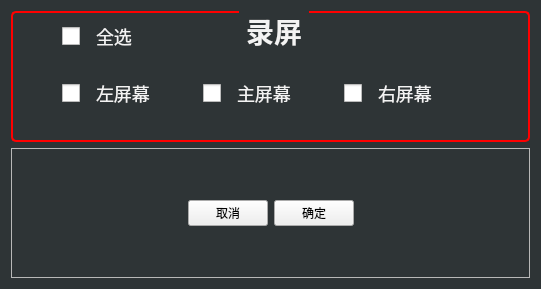
<?xml version="1.0" encoding="UTF-8"?>
<ui version="4.0">
 <class>saveGifForm</class>
 <widget class="QWidget" name="saveGifForm">
  <property name="geometry">
   <rect>
    <x>0</x>
    <y>0</y>
    <width>541</width>
    <height>289</height>
   </rect>
  </property>
  <property name="windowTitle">
   <string>Form</string>
  </property>
  <property name="styleSheet">
   <string notr="true">QWidget#saveGifForm{
background-color: rgb(46, 52, 54);
}
</string>
  </property>
  <layout class="QGridLayout" name="gridLayout">
   <item row="0" column="0">
    <layout class="QVBoxLayout" name="verticalLayout">
     <item>
      <widget class="QGroupBox" name="groupBox_screenRecord">
       <property name="enabled">
        <bool>true</bool>
       </property>
       <property name="font">
        <font>
         <family>楷体</family>
         <pointsize>-1</pointsize>
         <weight>75</weight>
         <italic>false</italic>
         <bold>true</bold>
        </font>
       </property>
       <property name="layoutDirection">
        <enum>Qt::LeftToRight</enum>
       </property>
       <property name="styleSheet">
        <string notr="true">QGroupBox#groupBox_screenRecord
{
color: rgb(243, 243, 243);
border: 2px solid red;
border-radius:5px;
font:bold 28px;
 margin-top:2ex;
font-family:楷体;
font:bold 28px;
}
 
QGroupBox#groupBox_screenRecord::title
{
subcontrol-origin:margin;
subcontrol-position:top center;
padding:0 3px;
}
QGroupBox#groupBox_screenRecord::indicator {
    /* 选择框尺寸 */
    width:23px;
    height:23px;
}
/*这是对CheckBox的样式进行设定*/
/*QGroupBox::indicator:unchecked {
    image: url(:/Ampctrl/Recources/image/UnCheck_.png);
 /*image: url(:/Ampctrl/Recources/image/UCheckIn.png);
}*/
/*QGroupBox::indicator:checked {
    image: url(:/Ampctrl/Recources/image/Check_.png);
 image: url(:/Ampctrl/Recources/image/CheckIn.png);
} */</string>
       </property>
       <property name="title">
        <string>录屏</string>
       </property>
       <property name="alignment">
        <set>Qt::AlignBottom|Qt::AlignRight|Qt::AlignTrailing</set>
       </property>
       <property name="flat">
        <bool>false</bool>
       </property>
       <property name="checkable">
        <bool>false</bool>
       </property>
       <property name="checked">
        <bool>false</bool>
       </property>
       <layout class="QGridLayout" name="gridLayout_2">
        <item row="0" column="0">
         <layout class="QHBoxLayout" name="horizontalLayout_3">
          <item>
           <spacer name="horizontalSpacer_6">
            <property name="orientation">
             <enum>Qt::Horizontal</enum>
            </property>
            <property name="sizeType">
             <enum>QSizePolicy::Fixed</enum>
            </property>
            <property name="sizeHint" stdset="0">
             <size>
              <width>40</width>
              <height>20</height>
             </size>
            </property>
           </spacer>
          </item>
          <item>
           <widget class="QCheckBox" name="checkBox_allselect">
            <property name="styleSheet">
             <string notr="true">QCheckBox#checkBox_allselect{
   	color: rgb(243, 243, 243);
font:18px;
}

QCheckBox#checkBox_allselect::indicator {
    /* 选择框尺寸 */
    width:18px;
    height:18px;
	color: rgb(211, 215, 207);
}
/*这是对CheckBox的样式进行设定*/
QCheckBox#checkBox_allselect::indicator:unchecked
{
    image: url(:/resource/icon/unchecke.png);
    width:18px;
    height:18px;
	color: rgb(211, 215, 207);
}
QCheckBox#checkBox_allselect::indicator:checked
{
	image: url(:/resource/icon/checked.png);
    width:18px;
    height:18px;
	color: rgb(211, 215, 207);
}</string>
            </property>
            <property name="text">
             <string>  全选</string>
            </property>
           </widget>
          </item>
          <item>
           <spacer name="horizontalSpacer_7">
            <property name="orientation">
             <enum>Qt::Horizontal</enum>
            </property>
            <property name="sizeHint" stdset="0">
             <size>
              <width>40</width>
              <height>20</height>
             </size>
            </property>
           </spacer>
          </item>
          <item>
           <spacer name="horizontalSpacer_8">
            <property name="orientation">
             <enum>Qt::Horizontal</enum>
            </property>
            <property name="sizeHint" stdset="0">
             <size>
              <width>40</width>
              <height>20</height>
             </size>
            </property>
           </spacer>
          </item>
          <item>
           <spacer name="horizontalSpacer_5">
            <property name="orientation">
             <enum>Qt::Horizontal</enum>
            </property>
            <property name="sizeHint" stdset="0">
             <size>
              <width>40</width>
              <height>20</height>
             </size>
            </property>
           </spacer>
          </item>
         </layout>
        </item>
        <item row="1" column="0">
         <layout class="QHBoxLayout" name="horizontalLayout_4">
          <item>
           <spacer name="horizontalSpacer_3">
            <property name="orientation">
             <enum>Qt::Horizontal</enum>
            </property>
            <property name="sizeType">
             <enum>QSizePolicy::Fixed</enum>
            </property>
            <property name="sizeHint" stdset="0">
             <size>
              <width>40</width>
              <height>20</height>
             </size>
            </property>
           </spacer>
          </item>
          <item>
           <widget class="QCheckBox" name="checkBox_leftScreen">
            <property name="styleSheet">
             <string notr="true">QCheckBox#checkBox_leftScreen{
   /* color:red;
    background-color:rgb(101,101,101);*/
	color: rgb(243, 243, 243);
    font: 18px;
}

QCheckBox#checkBox_leftScreen::indicator {
    /* 选择框尺寸 */
    width:18px;
    height:18px;
}
/*这是对CheckBox的样式进行设定*/
QCheckBox::indicator:unchecked
{
    image: url(:/resource/icon/unchecke.png);
    width:18px;
    height:18px;
}
QCheckBox::indicator:checked
{
	image: url(:/resource/icon/checked.png);
    width:18px;
    height:18px;
}</string>
            </property>
            <property name="text">
             <string>  左屏幕</string>
            </property>
           </widget>
          </item>
          <item>
           <widget class="QLabel" name="label_left">
            <property name="styleSheet">
             <string notr="true">color: rgb(243, 243, 243);</string>
            </property>
            <property name="text">
             <string/>
            </property>
            <property name="alignment">
             <set>Qt::AlignLeading|Qt::AlignLeft|Qt::AlignVCenter</set>
            </property>
           </widget>
          </item>
          <item>
           <widget class="QCheckBox" name="checkBox_mainScreen">
            <property name="styleSheet">
             <string notr="true">QCheckBox#checkBox_mainScreen{
   	color: rgb(243, 243, 243);
font:18px;
}

QCheckBox#checkBox_mainScreen::indicator {
    /* 选择框尺寸 */
    width:18px;
    height:18px;
	color: rgb(211, 215, 207);
}
/*这是对CheckBox的样式进行设定*/
QCheckBox#checkBox_mainScreen::indicator:unchecked
{
    image: url(:/resource/icon/unchecke.png);
    width:18px;
    height:18px;
	color: rgb(211, 215, 207);
}
QCheckBox#checkBox_mainScreen::indicator:checked
{
	image: url(:/resource/icon/checked.png);
    width:18px;
    height:18px;
	color: rgb(211, 215, 207);
}</string>
            </property>
            <property name="text">
             <string>  主屏幕</string>
            </property>
           </widget>
          </item>
          <item>
           <widget class="QLabel" name="label_main">
            <property name="styleSheet">
             <string notr="true">color: rgb(243, 243, 243);</string>
            </property>
            <property name="text">
             <string/>
            </property>
            <property name="alignment">
             <set>Qt::AlignLeading|Qt::AlignLeft|Qt::AlignVCenter</set>
            </property>
           </widget>
          </item>
          <item>
           <widget class="QCheckBox" name="checkBox_rightScreen">
            <property name="layoutDirection">
             <enum>Qt::LeftToRight</enum>
            </property>
            <property name="styleSheet">
             <string notr="true">QCheckBox#checkBox_rightScreen{
	color: rgb(243, 243, 243);
font:18px;
}

QCheckBox#checkBox_rightScreen::indicator {
    /* 选择框尺寸 */
    width:18px;
    height:18px;
}
/*这是对CheckBox的样式进行设定*/
QCheckBox#checkBox_rightScreen::indicator:unchecked
{
    image: url(:/resource/icon/unchecke.png);
    width:18px;
    height:18px;
}
QCheckBox#checkBox_rightScreen::indicator:checked
{
	image: url(:/resource/icon/checked.png);
    width:18px;
    height:18px;
}</string>
            </property>
            <property name="text">
             <string>  右屏幕</string>
            </property>
            <property name="checkable">
             <bool>true</bool>
            </property>
           </widget>
          </item>
          <item>
           <widget class="QLabel" name="label_right">
            <property name="styleSheet">
             <string notr="true">color: rgb(243, 243, 243);</string>
            </property>
            <property name="text">
             <string/>
            </property>
            <property name="alignment">
             <set>Qt::AlignLeading|Qt::AlignLeft|Qt::AlignVCenter</set>
            </property>
           </widget>
          </item>
          <item>
           <spacer name="horizontalSpacer_4">
            <property name="orientation">
             <enum>Qt::Horizontal</enum>
            </property>
            <property name="sizeType">
             <enum>QSizePolicy::Fixed</enum>
            </property>
            <property name="sizeHint" stdset="0">
             <size>
              <width>40</width>
              <height>20</height>
             </size>
            </property>
           </spacer>
          </item>
         </layout>
        </item>
       </layout>
      </widget>
     </item>
     <item>
      <widget class="QFrame" name="frame">
       <property name="frameShape">
        <enum>QFrame::StyledPanel</enum>
       </property>
       <property name="frameShadow">
        <enum>QFrame::Raised</enum>
       </property>
       <layout class="QHBoxLayout" name="horizontalLayout_2">
        <item>
         <layout class="QHBoxLayout" name="horizontalLayout">
          <item>
           <spacer name="horizontalSpacer_9">
            <property name="orientation">
             <enum>Qt::Horizontal</enum>
            </property>
            <property name="sizeHint" stdset="0">
             <size>
              <width>40</width>
              <height>20</height>
             </size>
            </property>
           </spacer>
          </item>
          <item>
           <widget class="QPushButton" name="pushButton_cancel">
            <property name="text">
             <string>取消</string>
            </property>
           </widget>
          </item>
          <item>
           <widget class="QPushButton" name="pushButton_ok">
            <property name="text">
             <string>确定</string>
            </property>
           </widget>
          </item>
          <item>
           <spacer name="horizontalSpacer_2">
            <property name="orientation">
             <enum>Qt::Horizontal</enum>
            </property>
            <property name="sizeHint" stdset="0">
             <size>
              <width>40</width>
              <height>20</height>
             </size>
            </property>
           </spacer>
          </item>
         </layout>
        </item>
       </layout>
      </widget>
     </item>
    </layout>
   </item>
  </layout>
 </widget>
 <resources/>
 <connections/>
</ui>
